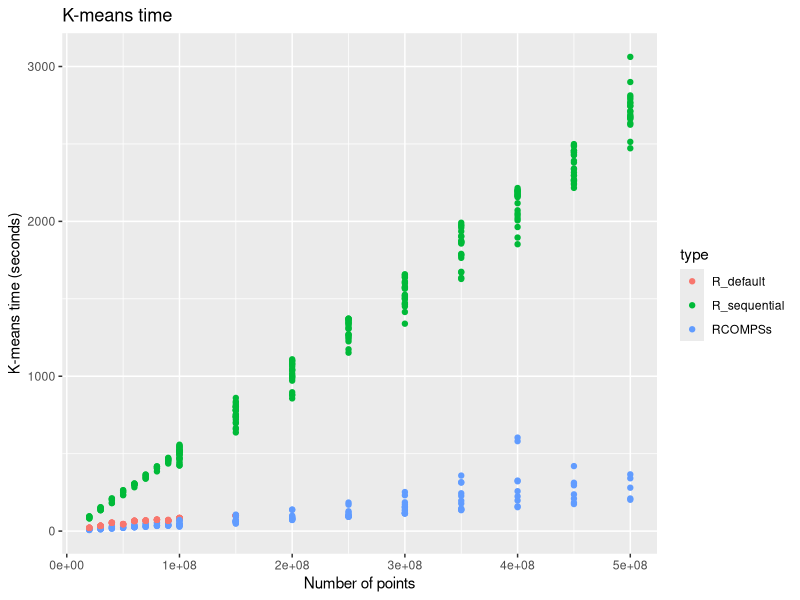
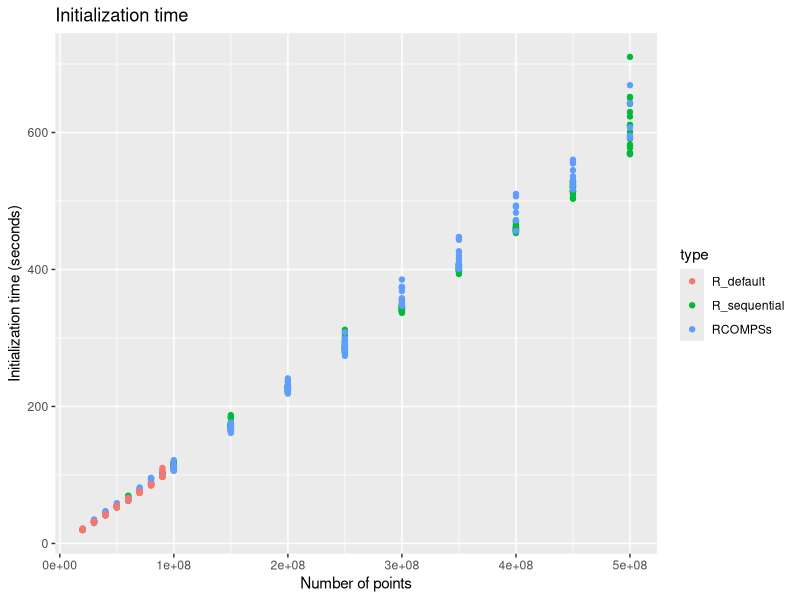
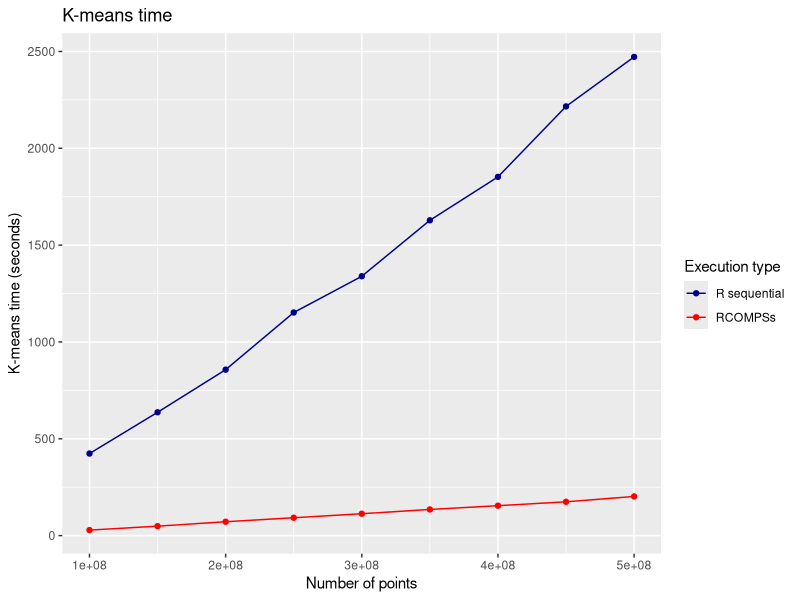

Here is the R script that generated these plots, in order:
perf <- read.table("perf_kmeans.csv", header = FALSE, sep = ",")
perf <- unique(perf)
colnames(perf) <- c("KMEANS_RESULTS",
      "seed",
      "numpoints",
      "dimensions",
      "num_centres",
      "num_fragments",
      "mode",
      "iterations",
      "epsilon",
      "arity",
      "type",
      "R_version",
      "Initialization_time",
      "Kmeans_time",
      "Total_time"
)

library(ggplot2)

pdf("perf_kmeans.pdf")
# Plot1: Total kmeans time with all the data
ggplot(perf, aes(numpoints, Kmeans_time, colour = type)) + 
  geom_point() +
  xlab("Number of points") + ylab("K-means time (seconds)") + ggtitle("K-means time")

# Plot2: Initialization time
ggplot(perf, aes(numpoints, Initialization_time, colour = type)) +
  geom_point() +
  xlab("Number of points") + ylab("Initialization time (seconds)") + ggtitle("Initialization time")

# Plot3: Comparision between RCOMPSs and R_sequential
dat3 <- perf[which(perf$type %in% c("RCOMPSs", "R_sequential")),]
dat3 <- dat3[which(dat3$numpoints >= 1e8),]
dat3_plot <- as.data.frame(matrix(nrow = 0, ncol = ncol(dat3)))
colnames(dat3_plot) <- colnames(perf)
for(n in unique(dat3$numpoints)){
  tmp <- dat3[which(dat3$numpoints == n),]
  tmp_RCOMPSs <- tmp[which(tmp$type == "RCOMPSs"),]
  tmp_R_sequential <- tmp[which(tmp$type == "R_sequential"),]
  dat3_plot <- rbind(dat3_plot, 
                     tmp_RCOMPSs[which.min(tmp_RCOMPSs$Kmeans_time),],
                     tmp_R_sequential[which.min(tmp_R_sequential$Kmeans_time),]
                     )
  cat("numpoints = ", n, "; speedup: ", tmp_R_sequential[which.min(tmp_R_sequential$Kmeans_time),14] / tmp_RCOMPSs[which.min(tmp_RCOMPSs$Kmeans_time),14], "\n", sep = "")
}
ggplot(dat3_plot, aes(numpoints, Kmeans_time, colour = type)) +
  geom_point() + geom_line() +
  xlab("Number of points") + ylab("K-means time (seconds)") + ggtitle("K-means time") +
  scale_color_manual(name = "Execution type", labels = c("R sequential", "RCOMPSs"), values = c("darkblue", "red"))
dev.off()
